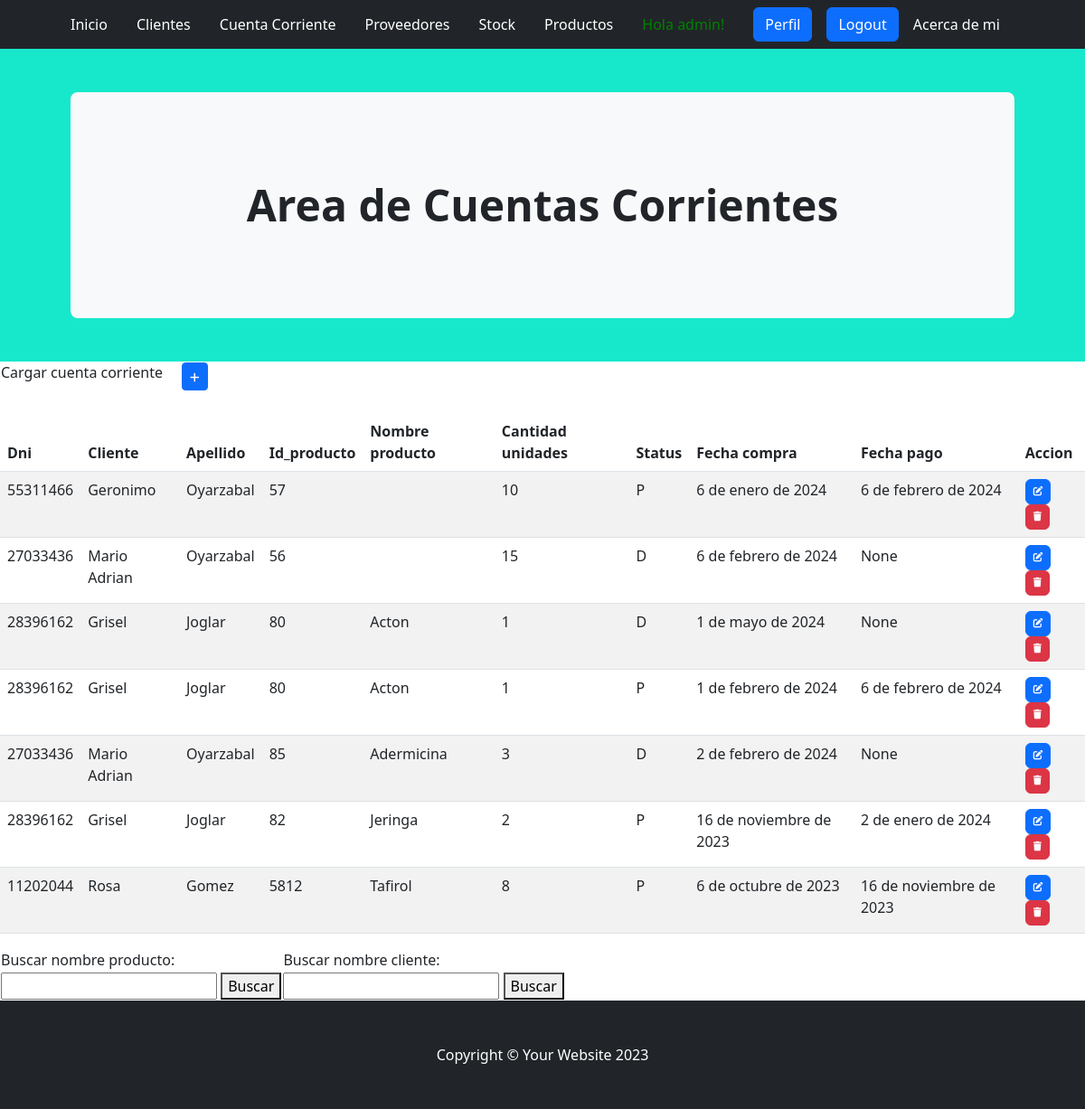
The page /aplicacion/cuentas/ (signed in) on the database its author committed.
### aplicacion/models.py (models this page shows, shortened)
class Cliente(models.Model):
    id_cliente=models.IntegerField()
    nombre = models.CharField(max_length=100)
    apellido = models.CharField(max_length=100)
    dni=models.IntegerField()
    fecha_nacimiento= models.DateField()
    domicilio=models.CharField(max_length=300)
    email=models.EmailField()

class Cuenta(models.Model):
    id_cliente=models.IntegerField()
    id_producto=models.IntegerField()
    cantidad_unidades=models.IntegerField()
    status=models.CharField(max_length=10)  #pagado/debe
    fecha_pago=models.DateField()
    fecha_compra=models.DateField()

class Producto(models.Model):
    id_producto=models.IntegerField()
    id_proveedor=models.IntegerField()
    nombre = models.CharField(max_length=100)
    presentacion = models.CharField(max_length=100)
    fecha_elav= models.DateField()
    fecha_vence= models.DateField()
    droga=models.CharField(max_length=300)
    precio = models.DecimalField(max_digits=10, decimal_places=2)

### aplicacion/views.py (the view)
# urls.py: path('cuentas/', cuentas, name="cuentas"),
@login_required
def cuentas(request):
    cuentas = Cuenta.objects.all()
    clientes = Cliente.objects.all()
    productos = Producto.objects.all()
    return render(request,"aplicacion/cuentas.html", {'cuentas': cuentas, 'productos': productos, 'clientes':clientes})

### aplicacion/templates/aplicacion/cuentas.html (shortened to what this page needs)
{% extends 'aplicacion/home.html' %}
{% block titulo %}
<header class="py-5" style="background-color: #17E8CB;">
    <div class="container px-lg-5">
        <div class="p-4 p-lg-5 bg-light rounded-3 text-center">
            <div class="m-4 m-lg-5">
                <h1 class="display-5 fw-bold">Area de Cuentas Corrientes</h1>
            </div>
        </div>
    </div>
</header>
{% endblock titulo %}
{% block contenido %}
<table>
    <tr>
        <td width="200"><h6>Cargar cuenta corriente</h6></td>
        <td>
            <a
            href="{% url 'cuentas_forms' %}"
            class="btn btn-primary btn-sm"
            >
            </a>
        </td>
    </tr>
</table>
<table class="table table-striped">
    <thead>
        <tr>
            <br>
            <th>Dni</th>
            <th>Cliente</th>
            <th>Apellido</th>
            <th>Id_producto</th>
            <th>Nombre producto</th>
            <th>Cantidad unidades</th>
            <th>Status</th>
            <th>Fecha compra</th>
            <th>Fecha pago</th>
            <th>Accion</th>
        </tr>
    </thead>
    <tbody>
        {% for c in cuentas %}
        <tr>
            {% for j in clientes %}
                    {% if j.id_cliente == c.id_cliente %}
                    <td> {{ j.dni }}</td>
                    <td> {{ j.nombre|capfirst }}</td>
                    <td> {{ j.apellido|capfirst }}</td>
                    {% endif %}
            {% endfor %}
            <td>{{ c.id_producto }}</td>
            <td>
                {% for i in productos %}
                    {% if i.id_producto == c.id_producto %}
                        {{ i.nombre|capfirst }}
                    {% endif %}
                {% endfor %}
            </td>
            <td>{{ c.cantidad_unidades }}</td>
            <td>{{ c.status|capfirst }}</td>
            <td>{{ c.fecha_compra }}</td>
            <td>{{ c.fecha_pago }}</td>
            <td>
                <a
                  href="{% url 'cuentaActualizar' c.id %}"
                  class="btn btn-primary"
                  style="--bs-btn-padding-y: .25rem; --bs-btn-padding-x: .5rem; --bs-btn-font-size: .75rem;"
                  >
                </a>
                <a
                  href="{% url 'cuentaBorrar' c.id %}"
                  class="btn btn-danger"
                  style="--bs-btn-padding-y: .25rem; --bs-btn-padding-x: .5rem; --bs-btn-font-size: .75rem;"
                  >
                </a>
              </td>
        </tr>
        {% endfor %}
    </tbody>
</table>
{% endblock contenido %}
{% block menues %}
<table>
    <tr>
        <td><label for="buscarNombre">Buscar nombre producto:</label></td>
        <td><label for="buscarCliente">Buscar nombre cliente:</label></td>
    </tr>
    <tr>
        <td><form class="form-inline" action="{% url 'buscarProductos' %}" method="get">
            <input type="text" name="buscar" id="buscarNombre">
            <button type="submit">Buscar</button></form></td>
        <td><form class="form-inline" action="{% url 'buscarClientes' %}" method="get">
            <input type="text" name="buscar" id="buscarCliente">
            <button type="submit">Buscar</button></form></td>
    </tr>
</table>
{% endblock menues %}

### aplicacion/templates/aplicacion/home.html (shortened to what this page needs)
<!DOCTYPE html>
<html lang="en">
    <head>
        {% load static %}
        <link href="https://cdn.jsdelivr.net/npm/bootstrap-icons@1.4.1/font/bootstrap-icons.css" rel="stylesheet" />
        <link href="{% static 'css/styles.css'%}" rel="stylesheet" />
        <link rel="stylesheet" href="https://cdnjs.cloudflare.com/ajax/libs/font-awesome/6.4.0/css/all.min.css">
    </head>
    <body>
        <nav class="navbar navbar-expand-lg navbar-dark bg-dark">
            <div class="container px-lg-5">
                {% if user.is_authenticated %}
                    <a class="navbar-brand" href="{% url 'home' %}" style="font-size: 16px;">Inicio</a>
                    <a class="navbar-brand" href="{% url 'clientes' %}" style="font-size: 16px;">Clientes</a>
                    <a class="navbar-brand" href="{% url 'cuentas' %}" style="font-size: 16px;">Cuenta Corriente</a>
                    <a class="navbar-brand" href="{% url 'proveedores' %}" style="font-size: 16px;">Proveedores</a>
                    <a class="navbar-brand" href="{% url 'stock' %}" style="font-size: 16px;">Stock</a>
                    <a class="navbar-brand" href="{% url 'productos' %}" style="font-size: 16px;">Productos</a>
                    <a style="color:green">Hola {{user.username}}!</a>
                    <a class="btn btn-primary" href="{% url 'editar_perfil' %}">Perfil</a>
                    <a class="btn btn-primary" href="{% url 'logout' %}">Logout</a>
                    <a class="navbar-brand" href="{% url 'acercademi' %}" style="font-size: 16px;">Acerca de mi</a>
                {% else %}
                    <a class="btn btn-primary" href="{% url 'login' %}">Login</a>
                    <a class="navbar-brand" href="https://youtu.be/ZOIlyNOlLJU" target="_blank" style="font-size: 16px;">Video explicativo</a>
                    <a class="btn btn-success" href="{% url 'registro' %}">Registro</a>
                {% endif %}
            </div>
        </nav>
        {% block titulo %}{% endblock titulo %}
        {% block contenido %}
        {% endblock contenido %}
        {% block menues %}{% endblock menues %}
        <footer class="py-5 bg-dark">
            <div class="container"><p class="m-0 text-center text-white">Copyright &copy; Your Website 2023</p></div>
        </footer>
    </body>
</html>

### rows shown on the page
Cuenta: id_producto "57", cantidad_unidades "10", status "P", fecha_compra "6 de enero de 2024", fecha_pago "6 de febrero de 2024"
Cliente: dni "55311466", nombre "Geronimo", apellido "Oyarzabal"
Cuenta: id_producto "56", cantidad_unidades "15", status "D", fecha_compra "6 de febrero de 2024", fecha_pago "None"
Cliente: dni "27033436", nombre "Mario Adrian", apellido "Oyarzabal"
Cuenta: id_producto "80", cantidad_unidades "1", status "D", fecha_compra "1 de mayo de 2024", fecha_pago "None"
Cliente: dni "28396162", nombre "Grisel", apellido "Joglar"
Producto: nombre "Acton"
Cuenta: id_producto "80", cantidad_unidades "1", status "P", fecha_compra "1 de febrero de 2024", fecha_pago "6 de febrero de 2024"
Cuenta: id_producto "85", cantidad_unidades "3", status "D", fecha_compra "2 de febrero de 2024", fecha_pago "None"
Producto: nombre "Adermicina"
Cuenta: id_producto "82", cantidad_unidades "2", status "P", fecha_compra "16 de noviembre de 2023", fecha_pago "2 de enero de 2024"
Producto: nombre "Jeringa"
Cuenta: id_producto "5812", cantidad_unidades "8", status "P", fecha_compra "6 de octubre de 2023", fecha_pago "16 de noviembre de 2023"
Cliente: dni "11202044", nombre "Rosa", apellido "Gomez"
Producto: nombre "Tafirol"

### other values the page prints
{{ user.username }} "admin"
